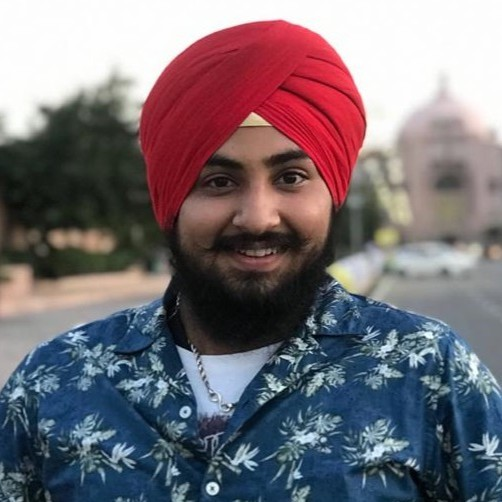
#> input picture avi.jpg, 502 x 502 px
$ jupyter execute 'Summer - Task 04 👨🏻‍💻 .ipynb'
#> lines starting #> are read from the running program, lines starting #| are printed output that depends on the picture; after the words box and inside, x2 and y2 are one past the last pixel; in counts of white or black regions, pixels touching at a corner belong together
# 1)  Take 2 image crop some part of both image and swap it.

[cell 1]
import cv2
import numpy as np

# Image - 1

[cell 2]
avi = cv2.imread('avi.jpg')
#> avi is the input picture: shape (502, 502, 3); mean B, G, R 117.7, 110.5, 118.4

[cell 3]
cv2.imshow('my image', avi)
cv2.waitKey()
cv2.destroyAllWindows()

#  crop image -1

[cell 4]
a = avi[75:325,130:380]
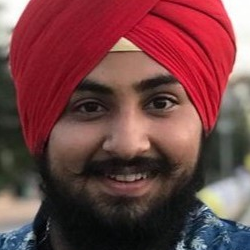
#> a: shape (250, 250, 3); mean B, G, R 68.1, 66.2, 115.2

[cell 5]
cv2.imshow('my image', a)
cv2.waitKey()
cv2.destroyAllWindows()

# Image - 2

[cell 6]
ammy = cv2.imread('ammy.jpg')
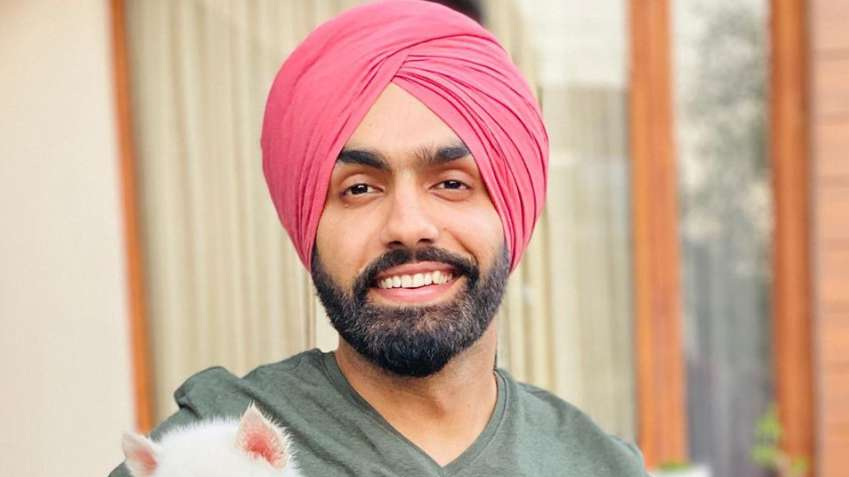
#> input picture ammy.jpg, 849 x 477 px
#> ammy is the input picture: shape (477, 849, 3); mean B, G, R 150.7, 169.2, 203.1

[cell 7]
cv2.imshow('my', ammy)
cv2.waitKey()
cv2.destroyAllWindows()

# crop image -2

[cell 8]
b = ammy[100:350,280:530]
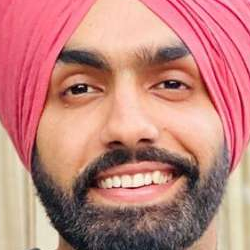
#> b: shape (250, 250, 3); mean B, G, R 124.5, 130.9, 193.7

[cell 9]
cv2.imshow('my', b)
cv2.waitKey()
cv2.destroyAllWindows()

# temp

[cell 10]
temp = np.zeros((500,500,3))

# swap 2 images

[cell 11]
temp[75:325,130:380]  = avi[75:325,130:380]
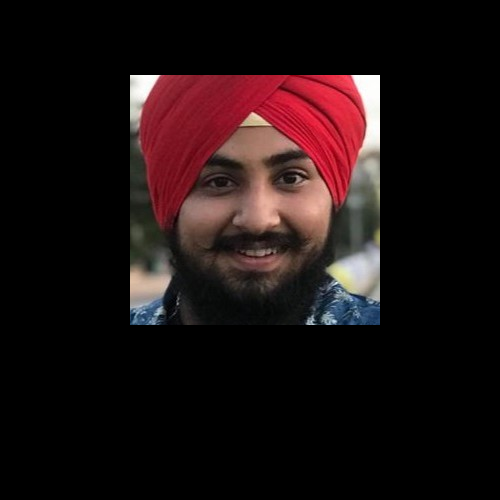
#> temp: shape (500, 500, 3) float64; mean B, G, R 17, 16.5, 28.8
avi[75:325,130:380] =  ammy[100:350,280:530]
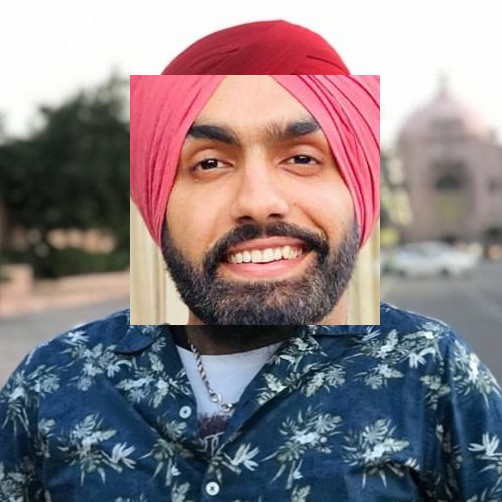
#> avi: shape (502, 502, 3); mean B, G, R 131.7, 126.6, 137.9
ammy[100:350,280:530] = temp[75:325,130:380]
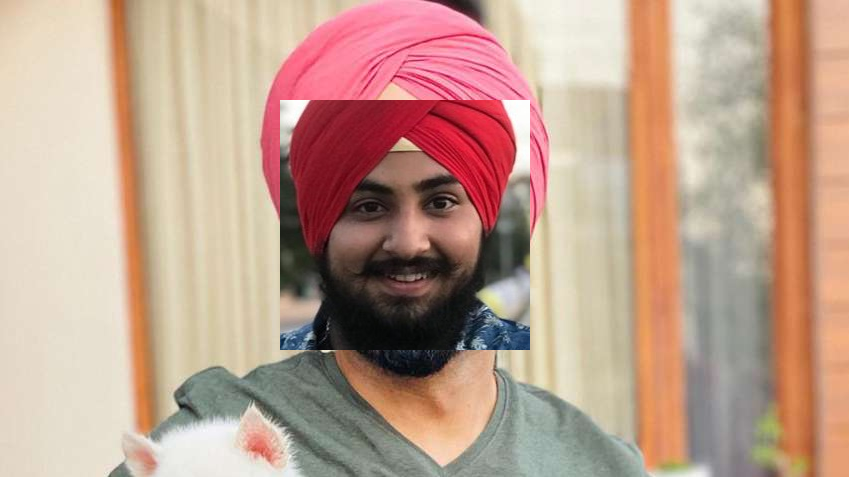
#> ammy: shape (477, 849, 3); 15.43% of pixels changed, all inside (x1, y1, x2, y2) = (280, 100, 530, 350)

# images after swap

[cell 12]
cv2.imshow('avi', avi)
cv2.waitKey()
cv2.destroyAllWindows()

[cell 13]
cv2.imshow('ammy', ammy)
cv2.waitKey()
cv2.destroyAllWindows()

# 2) Take 2 image and combine it to form single image

[cell 14]
combine = np.hstack((a,b))
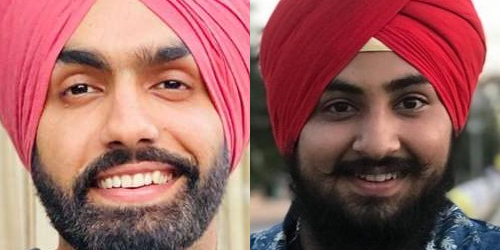
#> combine: shape (250, 500, 3); mean B, G, R 96.3, 98.5, 154.4

[cell 15]
cv2.imshow('ammy', combine)
cv2.waitKey()
cv2.destroyAllWindows()

# 3)  Create image by yourself Using Python Code

[cell 16]
photo = np.zeros((500,500,3))

[cell 17]
photo[100:400, 100:150] = [111,222,0]
photo[230:270,150:280] = [111,222,0]
photo[100:400,280:330 ] = [111,222,0]

[cell 18]
cv2.imshow('photo', photo)
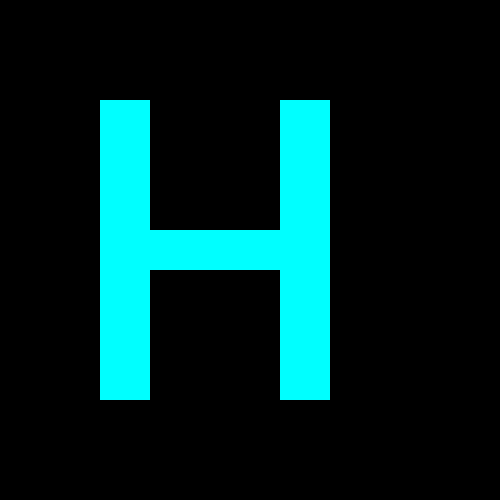
#> window 'photo': shape (500, 500, 3); mean B, G, R 35.9, 35.9, 0
cv2.waitKey()
cv2.destroyAllWindows()
